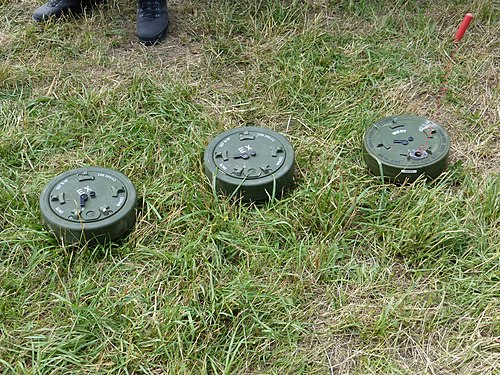
#> input picture ImageDetection/500px-Minen.jpg, 500 x 375 px
$ python ultimate_real_image_optimization.py
#> lines starting #> are read from the running program, lines starting #| are printed output that depends on the picture
### ImageDetection/object_detector.py
import cv2
import numpy as np
import tkinter as tk
from tkinter import filedialog
import os

def load_and_preprocess_image(image_path):
    """
    Load an image and preprocess it for object detection.

    Args:
        image_path (str): Path to the input image file

    Returns:
        tuple: (original_image, blurred_image) where blurred_image is preprocessed for detection
    """
#> called with image_path = '500px-Minen.jpg'
    # Load the image
    image = cv2.imread(image_path)
#> image is the input picture: shape (375, 500, 3); mean B, G, R 92.2, 132, 122.4

    if image is None:
        raise ValueError(f"Could not load image from path: {image_path}")

    # Convert to grayscale for processing
    gray = cv2.cvtColor(image, cv2.COLOR_BGR2GRAY)
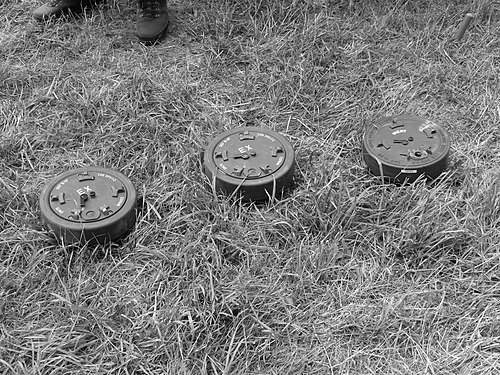
#> gray: shape (375, 500); min 0, max 254, mean 124.6

    # Apply Gaussian blur to reduce noise
    blurred = cv2.GaussianBlur(gray, (9, 9), 2)
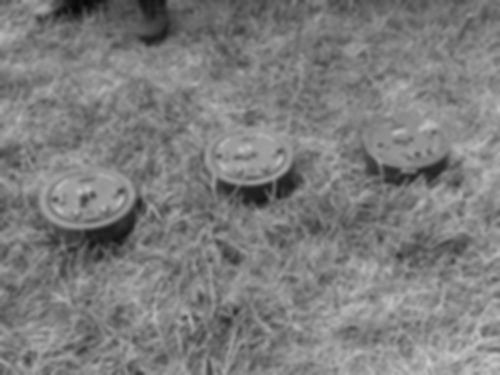
#> blurred: shape (375, 500); min 8, max 201, mean 124.6

    return image, blurred

# [396 lines left out: functions detect_circles, detect_circles, detect_circles_optimized, detect_circles_hough, validate_circle_basic, smart_mine_filtering and 4 more, not called in this run]

def remove_duplicate_circles(circles, threshold=30):
    """Remove duplicate circles/ellipses that are close to each other"""
    if not circles:
        return circles

    # Sort by x coordinate
    circles_sorted = sorted(circles, key=lambda c: c[0])
    filtered_circles = []

    for circle in circles_sorted:
        x, y, r = circle
        is_duplicate = False

        # Check against already accepted circles
        for accepted in filtered_circles:
            ax, ay, ar = accepted
            # Check if centers are close and radii are similar
            center_dist = ((x - ax)**2 + (y - ay)**2)**0.5
            radius_diff = abs(r - ar)
            if center_dist < threshold and radius_diff < r * 0.3:  # 30% radius difference allowed
                is_duplicate = True
                break

        if not is_duplicate:
            filtered_circles.append(circle)

    return filtered_circles

# [503 lines left out: functions validate_circle, validate_circle_real_image, detect_squares, detect_squares_contour, detect_squares_morphological, is_too_circular and 5 more, not called in this run]

# [24 lines that do not run on import are left out]

### ImageDetection/ultimate_real_image_optimization.py
#!/usr/bin/env python3
"""
Ultimate Real Image Detection Optimization Script
Uses best parameters and implements smart filtering to achieve exact mine counts.
"""

import cv2
import numpy as np
import os
import sys
import time
from datetime import datetime

# Add the ImageDetection directory to the path
sys.path.append(os.path.dirname(os.path.abspath(__file__)))

from object_detector import load_and_preprocess_image, remove_duplicate_circles

def smart_mine_filtering(detections, image, target_count):
    """
    Smart filtering to reduce detections to target count by prioritizing
    the most mine-like detections.
    """
    if len(detections) <= target_count:
        return detections

    # Score each detection based on mine-likeness
    scored_detections = []

    for x, y, r in detections:
        score = calculate_mine_score(image, x, y, r)
        scored_detections.append((score, (x, y, r)))

    # Sort by score (higher is better) and take top target_count
    scored_detections.sort(key=lambda x: x[0], reverse=True)
    filtered_detections = [det for score, det in scored_detections[:target_count]]

    return filtered_detections

def calculate_mine_score(image, x, y, r):
    """
    Calculate a score indicating how much a detection looks like a real mine.
    Higher score = more mine-like.
    """
    height, width = image.shape
    score = 0

    # Sample edge pixels
    angles = np.linspace(0, 2*np.pi, 16, endpoint=False)
    edge_pixels = []
    center_pixels = []

    for angle in angles:
        # Edge pixels
        px = int(x + r * np.cos(angle))
        py = int(y + r * np.sin(angle))
        if 0 <= px < width and 0 <= py < height:
            edge_pixels.append(image[py, px])

        # Center pixels (smaller radius)
        cx = int(x + (r * 0.5) * np.cos(angle))
        cy = int(y + (r * 0.5) * np.sin(angle))
        if 0 <= cx < width and 0 <= cy < height:
            center_pixels.append(image[cy, cx])

    if not edge_pixels or not center_pixels:
        return 0

    # Score 1: Edge contrast (mines have strong edges)
    edge_std = np.std(edge_pixels)
    score += min(edge_std / 10, 10)  # Cap at 10

    # Score 2: Center darkness (mines are darker in center)
    edge_mean = np.mean(edge_pixels)
    center_mean = np.mean(center_pixels)
    darkness_ratio = (edge_mean - center_mean) / (edge_mean + 1e-6)
    score += min(darkness_ratio * 20, 10)  # Cap at 10

    # Score 3: Circularity (mines are reasonably circular)
    distances = []
    for px, py in [(int(x + r * np.cos(angle)), int(y + r * np.sin(angle))) for angle in angles]:
        if 0 <= px < width and 0 <= py < height:
            dist = np.sqrt((px - x)**2 + (py - y)**2)
            distances.append(abs(dist - r))

    if distances:
        circularity = 1.0 / (1.0 + np.std(distances) / r)  # Higher is better
        score += circularity * 5

    # Score 4: Size appropriateness (mines are medium-sized)
    size_score = 1.0 - abs(r - 25) / 25  # Peak at r=25
    score += max(size_score * 5, 0)

    # Score 5: Texture uniformity (mines have uniform centers)
    center_region = image[max(0, y-r//2):min(height, y+r//2), max(0, x-r//2):min(width, x+r//2)]
    if center_region.size > 0:
        center_uniformity = 1.0 / (1.0 + np.std(center_region) / 20)
        score += center_uniformity * 5

    return score

def test_ultimate_optimization():
    """
    Ultimate optimization using smart filtering to achieve exact counts.
    """

    # Best parameters found so far
    best_params_500px = {"param1": 48, "param2": 19, "min_dist": 45, "min_radius": 12, "max_radius": 75}
    best_params_tm46 = {"param1": 48, "param2": 19, "min_dist": 38, "min_radius": 12, "max_radius": 75}

    test_cases = [
        {
            "image_path": "500px-Minen.jpg",
            "expected_mines": 3,
            "description": "500px mine field image",
            "params": best_params_500px
        },
        {
            "image_path": "tm-46_ap-mine.jpeg.jpg",
            "expected_mines": 1,
            "description": "TM-46 anti-personnel mine",
            "params": best_params_tm46
        }
    ]

    print("Ultimate Real Image Detection Optimization")
    print("=" * 48)
    print(f"Started at: {datetime.now().strftime('%Y-%m-%d %H:%M:%S')}")
    print()

    final_results = {}

    for test_case in test_cases:
        image_path = test_case["image_path"]
        expected_mines = test_case["expected_mines"]
        description = test_case["description"]
        params = test_case["params"]

        print(f"Testing: {description}")
        print(f"Image: {image_path}")
        print(f"Expected mines: {expected_mines}")
        print("-" * 40)

        # Check if image exists
        if not os.path.exists(image_path):
            print(f"ERROR: Image not found: {image_path}")
            print()
            continue

        # Load and preprocess image
        try:
            image, blurred = load_and_preprocess_image(image_path)
            print(f"Image loaded successfully: {image.shape}")
#| Image loaded successfully: (375, 500, 3)
        except Exception as e:
            print(f"ERROR loading image: {e}")
            print()
            continue

        # Detect circles with best parameters
        circles = cv2.HoughCircles(
            blurred,
            cv2.HOUGH_GRADIENT,
            dp=1,
            minDist=params["min_dist"],
            param1=params["param1"],
            param2=params["param2"],
            minRadius=params["min_radius"],
            maxRadius=params["max_radius"]
        )
#> circles = 77 rows, first 8: [406.5, 267.5, 73.3], [357.5, 131.5, 74.4], [233.5, 276.5, 73.3], [283.5, 278.5, 74.4], [91.5, 179.5, 74.4], [279.5, 227.5, 74.4], [156.5, 272.5, 74.4], [340.5, 292.5, 74.4]

        raw_detections = 0
        if circles is not None:
            raw_detections = len(circles[0])
#> raw_detections = 77
            circles = np.round(circles[0, :]).astype("int")
#> circles = 77 rows, first 8: [406, 268, 73], [358, 132, 74], [234, 276, 73], [284, 278, 74], [92, 180, 74], [280, 228, 74], [156, 272, 74], [340, 292, 74]

        # Basic validation
        basic_detections = []
        for (x, y, r) in circles:
            if validate_circle_basic(blurred, x, y, r):
                basic_detections.append((x, y, r))
#> this loop made 77 passes
#> (x, y, r, margin in validate_circle_basic) on passes 1, 3, 4, 5, 7, 8, 9, 12, 14, 17, 19, 20: (406, 268, 73, 36), (234, 276, 73, 36), (284, 278, 74, 37), (92, 180, 74, 37), (156, 272, 74, 37), (340, 292, 74, 37), (88, 230, 74, 37), (162, 108, 74, 37), (74, 82, 74, 37), (408, 180, 74, 37), (230, 88, 68, 34), (402, 110, 74, 37)
#> (x, y, r, margin in validate_circle_basic, edge_std in validate_circle_basic) on passes 2, 6, 10, 11, 13, 15: (358, 132, 74, 37, 26.81), (280, 228, 74, 37, 15.04), (274, 180, 74, 37, 16.46), (352, 244, 71, 35, 31.28), (206, 172, 74, 37, 24.94), (142, 228, 74, 37, 22.57)
#> after the loop, basic_detections = [(358, 132, 74), (280, 228, 74), (274, 180, 74), (352, 244, 71), (206, 172, 74), (142, 228, 74), (242, 136, 74), (234, 218, 72), (322, 208, 68), (146, 176, 63), (194, 242, 63), (116, 132, 61), (292, 130, 55), (408, 62, 41), (360, 176, 35)]

        print(f"Raw detections: {raw_detections}")
#| Raw detections: 77
        print(f"After basic validation: {len(basic_detections)}")
#| After basic validation: 15

        # Smart filtering to target count
        final_detections = smart_mine_filtering(basic_detections, blurred, expected_mines)
#> the loop in smart_mine_filtering, `for x, y, r in detections:` made 15 passes
#> (x, y, r, score, edge_std in calculate_mine_score, edge_mean in calculate_mine_score, center_mean in calculate_mine_score, darkness_ratio in calculate_mine_score) on passes 1 to 12: (358, 132, 74, 8.85, 16.49, 125.6, 128.6, -0.0239), (280, 228, 74, 11.19, 12.69, 125.9, 108.2, 0.141), (274, 180, 74, 7.19, 12.49, 124.1, 128.8, -0.0373), (352, 244, 71, 9.84, 22.16, 125.3, 124.6, 0.00599), (206, 172, 74, 10.04, 23.18, 126.2, 123.1, 0.0248), (142, 228, 74, 9.39, 20.05, 120.3, 117, 0.0275), (242, 136, 74, 4.99, 21.49, 111.2, 138.4, -0.245), (234, 218, 72, 12.93, 16.08, 136.2, 106.6, 0.218), (322, 208, 68, 10.57, 27.41, 119.8, 117.6, 0.0183), (146, 176, 63, 9.03, 28.98, 114.2, 121.9, -0.0679), (194, 242, 63, 9.19, 25.34, 111.3, 117.4, -0.0545), (116, 132, 61, 10.87, 17.51, 129.2, 121.6, 0.059)
#> pass 1, in calculate_mine_score, `center_region = image[max(0, y-r//2):min(height, y+r//2), max(0, x-r//..`:
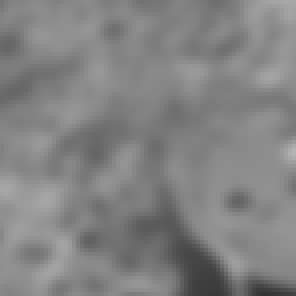
#> center_region: shape (74, 74) (shown 4 times larger); min 53, max 179, mean 130.2
#> pass 2, in calculate_mine_score (call 2), `center_region = image[max(0, y-r//2):min(height, y+r//2), max(0, x-r//..`:
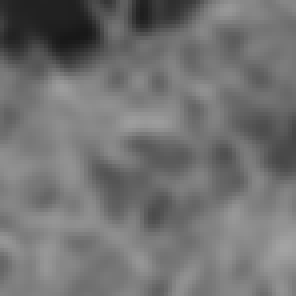
#> center_region: shape (74, 74) (shown 4 times larger); min 24, max 163, mean 113.8
#> pass 3, in calculate_mine_score (call 3), `center_region = image[max(0, y-r//2):min(height, y+r//2), max(0, x-r//..`:
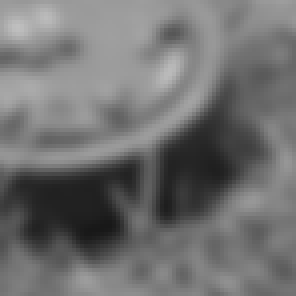
#> center_region: shape (74, 74) (shown 4 times larger); min 24, max 191, mean 112.2
#> after the loop in smart_mine_filtering, `for x, y, r in detections:`: scored_detections = 15 items
#> in smart_mine_filtering, `filtered_detections = [det for score, det in scored_detections[:target..`: filtered_detections = [(360, 176, 35), (234, 218, 72), (280, 228, 74)]
#> final_detections = [(360, 176, 35), (234, 218, 72), (280, 228, 74)]

        print(f"After smart filtering: {len(final_detections)}")
#| After smart filtering: 3

        # Remove duplicates (just in case)
        final_detections = remove_duplicate_circles(final_detections)
#> in remove_duplicate_circles, `circles_sorted = sorted(circles, key=lambda c: c[0])`: circles_sorted = [(234, 218, 72), (280, 228, 74), (360, 176, 35)]
#> the loop in remove_duplicate_circles, `for circle in circles_sorted:` made 3 passes
#> final_detections = [(234, 218, 72), (280, 228, 74), (360, 176, 35)]

        num_detections = len(final_detections)
#> num_detections = 3
        score = abs(num_detections - expected_mines)
#> score = 0

        print(f"Final result: {num_detections} mines (score: {score})")
#| Final result: 3 mines (score: 0)

        final_results[image_path] = {
            "expected": expected_mines,
            "detected": num_detections,
            "score": score,
            "params": params,
            "detections": final_detections,
            "raw_count": raw_detections,
            "basic_count": len(basic_detections)
        }

        if num_detections == expected_mines:
            print(f"✓ PERFECT MATCH! Found exactly {expected_mines} mines")
        print()
#> pass 2 of the loop in test_ultimate_optimization, `for test_case in test_cases:`:
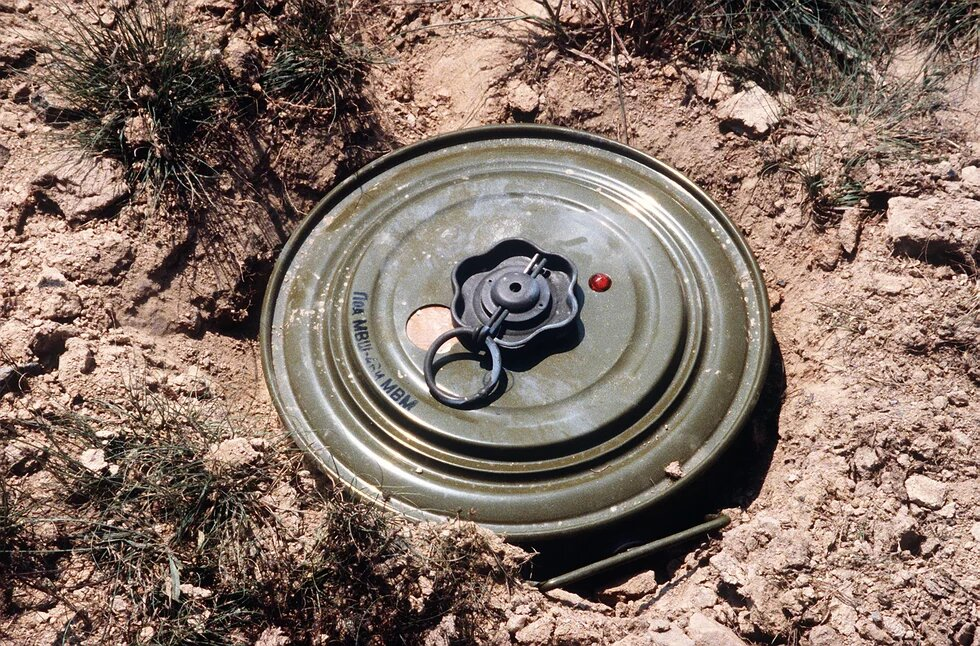
#> input picture ImageDetection/tm-46_ap-mine.jpeg.jpg, 980 x 646 px
#> in load_and_preprocess_image, image is the input picture: shape (646, 980, 3); mean B, G, R 102.7, 113.2, 132.3
#> gray: shape (646, 980)
#> in load_and_preprocess_image (call 2), `blurred = cv2.GaussianBlur(gray, (9, 9), 2)`:
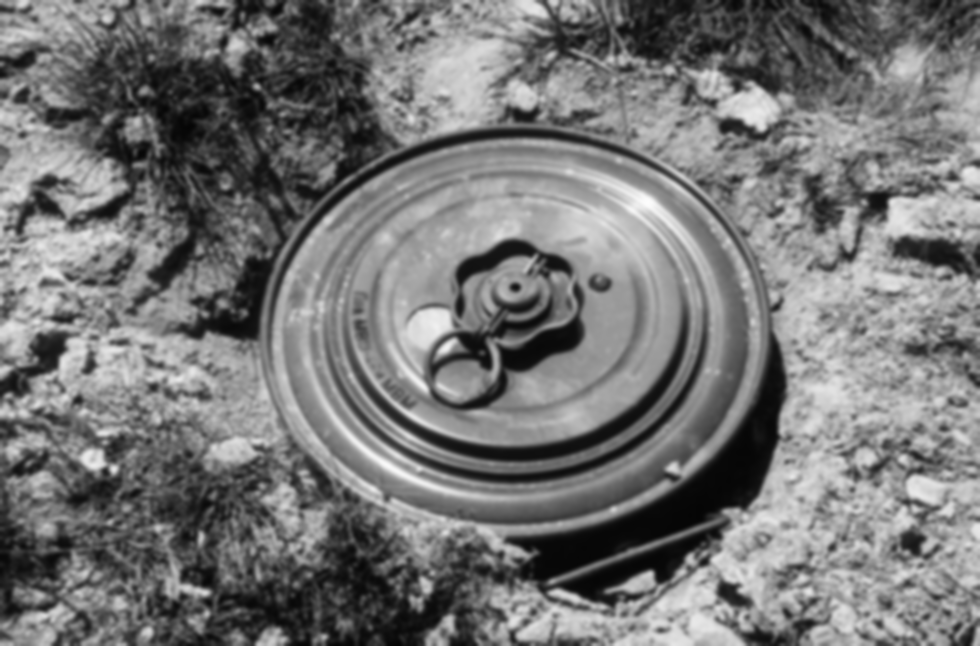
#> blurred: shape (646, 980); min 4, max 252, mean 117.7
#| Image loaded successfully: (646, 980, 3)
#> in test_ultimate_optimization, `circles = cv2.HoughCircles( blurred, cv2.HOUGH_GRADIENT, dp=1, minDist..`: circles = 315 rows, first 8: [213.5, 473.5, 74.4], [858.5, 422.5, 74.4], [136.5, 483.5, 74.4], [785.5, 92.5, 71.1], [898.5, 74.5, 71], [204.5, 557.5, 74.4], [205.5, 104.5, 74.4], [325.5, 108.5, 74.4]
#> raw_detections = 315
#> in test_ultimate_optimization, `circles = np.round(circles[0, :]).astype("int")`: circles = 315 rows, first 8: [214, 474, 74], [858, 422, 74], [136, 484, 74], [786, 92, 71], [898, 74, 71], [204, 558, 74], [206, 104, 74], [326, 108, 74]
#> the loop in test_ultimate_optimization, `for (x, y, r) in circles:` made 315 passes
#> (x, y, r, margin in validate_circle_basic, edge_std in validate_circle_basic) on passes 1 to 3: (214, 474, 74, 37, 44.01), (858, 422, 74, 37, 35.15), (136, 484, 74, 37, 36.14)
#| Raw detections: 315
#| After basic validation: 168
#> the loop in smart_mine_filtering (call 2), `for x, y, r in detections:` made 168 passes
#> pass 3, in calculate_mine_score (call 18), `center_region = image[max(0, y-r//2):min(height, y+r//2), max(0, x-r//..`:
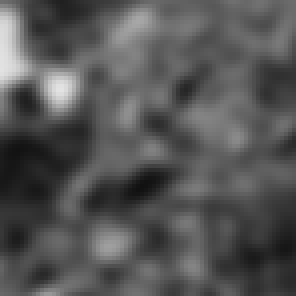
#> center_region: shape (74, 74) (shown 4 times larger); min 17, max 227, mean 84.9
#| After smart filtering: 1
#> the loop in remove_duplicate_circles (call 2), `for circle in circles_sorted:` made 1 pass
#> circle on pass 1: (562, 456, 32)
#| Final result: 1 mines (score: 0)

    # Final summary
    print("ULTIMATE SUMMARY")
    print("=" * 48)

    total_score = 0
    perfect_matches = 0

    for image_path, result in final_results.items():
        expected = result["expected"]
        detected = result["detected"]
        score = result["score"]

        total_score += score

        if detected == expected:
            perfect_matches += 1
            status = "✓ PERFECT"
        elif abs(detected - expected) <= 1:
            status = "~ CLOSE"
        else:
            status = "✗ FAR"

        print(f"{os.path.basename(image_path)}: {status}")
        print(f"  Expected: {expected}, Detected: {detected}, Score: {score}")
        print(f"  Raw: {result['raw_count']} → Basic: {result['basic_count']} → Final: {detected}")
        print()
#> this loop made 2 passes
#> image_path on passes 1 to 2: '500px-Minen.jpg', 'tm-46_ap-mine.jpeg.jpg'
#| 500px-Minen.jpg: ✓ PERFECT
#|   Expected: 3, Detected: 3, Score: 0
#|   Raw: 77 → Basic: 15 → Final: 3
#| tm-46_ap-mine.jpeg.jpg: ✓ PERFECT
#|   Expected: 1, Detected: 1, Score: 0
#|   Raw: 315 → Basic: 168 → Final: 1

    print(f"Ultimate Results:")
    print(f"  Perfect matches: {perfect_matches}/{len(final_results)}")
#|   Perfect matches: 2/2
    print(f"  Total score: {total_score} (lower is better)")
#|   Total score: 0 (lower is better)
    print(f"  Completed at: {datetime.now().strftime('%Y-%m-%d %H:%M:%S')}")

    return final_results

def validate_circle_basic(image, x, y, r):
    """
    Basic validation - lenient enough to catch potential mines.
    """
    height, width = image.shape

    # Bounds check
    margin = r // 2
    if (x - r - margin < 0 or x + r + margin >= width or
        y - r - margin < 0 or y + r + margin >= height):
        return False

    # Sample edge pixels
    angles = np.linspace(0, 2*np.pi, 12, endpoint=False)
    edge_pixels = []

    for angle in angles:
        px = int(x + r * np.cos(angle))
        py = int(y + r * np.sin(angle))
        if 0 <= px < width and 0 <= py < height:
            edge_pixels.append(image[py, px])

    if len(edge_pixels) < 6:
        return False

    # Basic contrast check
    edge_std = np.std(edge_pixels)
    if edge_std < 3:  # Very lenient
        return False

    return True

if __name__ == "__main__":
    # Change to the ImageDetection directory if not already there
    script_dir = os.path.dirname(os.path.abspath(__file__))
    if os.path.basename(script_dir) != "ImageDetection":
        image_dir = os.path.join(script_dir, "ImageDetection")
        if os.path.exists(image_dir):
            os.chdir(image_dir)
            print(f"Changed directory to: {image_dir}")

    # Run the ultimate optimization
    results = test_ultimate_optimization()

    # Save results to file
    timestamp = datetime.now().strftime("%Y%m%d_%H%M%S")
    results_file = f"ultimate_real_image_optimization_{timestamp}.txt"

    with open(results_file, 'w') as f:
        f.write("Ultimate Real Image Detection Optimization Results\n")
        f.write("=" * 52 + "\n")
        f.write(f"Timestamp: {datetime.now().strftime('%Y-%m-%d %H:%M:%S')}\n\n")

        for image_path, result in results.items():
            f.write(f"Image: {image_path}\n")
            f.write(f"Expected mines: {result['expected']}\n")
            f.write(f"Detected mines: {result['detected']}\n")
            f.write(f"Score: {result['score']}\n")
            f.write(f"Raw detections: {result['raw_count']}\n")
            f.write(f"After basic validation: {result['basic_count']}\n")
            f.write(f"Parameters: {result['params']}\n")
            f.write(f"Final detections: {result['detections']}\n\n")

    print(f"\nResults saved to: {results_file}")
